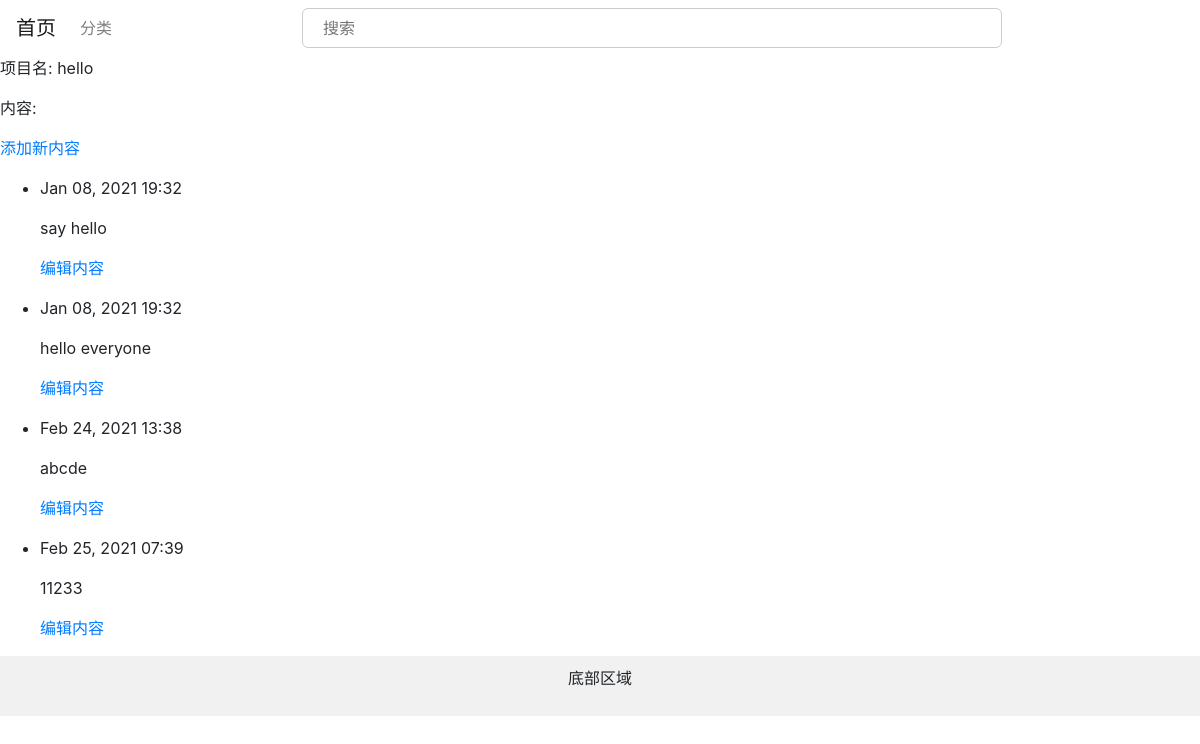
The app's page /classification/community/lost_find/3/ with its own data.
### web_v/models.py (models this page shows, shortened)
class lost_find_topic(models.Model):
    text = models.CharField(max_length=300)
    L_F_T_date = models.DateTimeField(auto_now_add=True)
    def __str__(self):
        return self.text

class lost_find_entry(models.Model):
    L_F_T = models.ForeignKey(lost_find_topic, on_delete=models.CASCADE)
    text = models.TextField()
    L_F_T_date = models.DateTimeField(auto_now_add=True)
    class Meta:
        verbose_name_plural = 'Lost_find_topic_entries'

### web_v/views.py (the view)
# urls.py: path('classification/community/lost_find/<int:L_F_T_id>/', views.L_F_T, name='lost_find_topic'),
def L_F_T(request, L_F_T_id):
    L_F_T = lost_find_topic.objects.get(id=L_F_T_id)
    L_F_T_entries = L_F_T.lost_find_entry_set.order_by('L_F_T_date')
    context = {'L_F_T':L_F_T, 'L_F_T_entries':L_F_T_entries}
    return render(request, 'webpages/community/lost_find_topic.html', context)

### web_v/templates/webpages/community/lost_find_topic.html (shortened to what this page needs)
{% extends "webpages/base.html" %}
{% block content %}
	<p>项目名: {{ L_F_T }}</p>
	<p>内容:</p>
	<p>
		<a href="{% url 'webpages:LFT_new_entry' L_F_T.id %}">添加新内容</a>
	</p>
	<ul>
		{% for L_F_T_entry in L_F_T_entries %}
			<li>
				<p>{{ L_F_T_entry.L_F_T_date|date:'M d, Y H:i' }}</p>
				<p>{{ L_F_T_entry.text|linebreaks }}</p>
				<p>
					<a href="{% url 'webpages:LFT_edit_entry' L_F_T_entry.id %}">编辑内容</a>
				</p>
			</li>
		{% empty %}
			<li>
				没有任何内容
			</li>
		{% endfor %}
	</ul>
{% endblock content %}

### static/style/homepage.css (style rules this page uses)
* { box-sizing: border-box; }
body { margin: 0; }

### records on screen
lost_find_topic: text "hello"
lost_find_entry: L_F_T_date "Jan 08, 2021 19:32", text "say hello"
lost_find_entry: L_F_T_date "Jan 08, 2021 19:32", text "hello everyone"
lost_find_entry: L_F_T_date "Feb 24, 2021 13:38", text "abcde"
lost_find_entry: L_F_T_date "Feb 25, 2021 07:39", text "11233"
